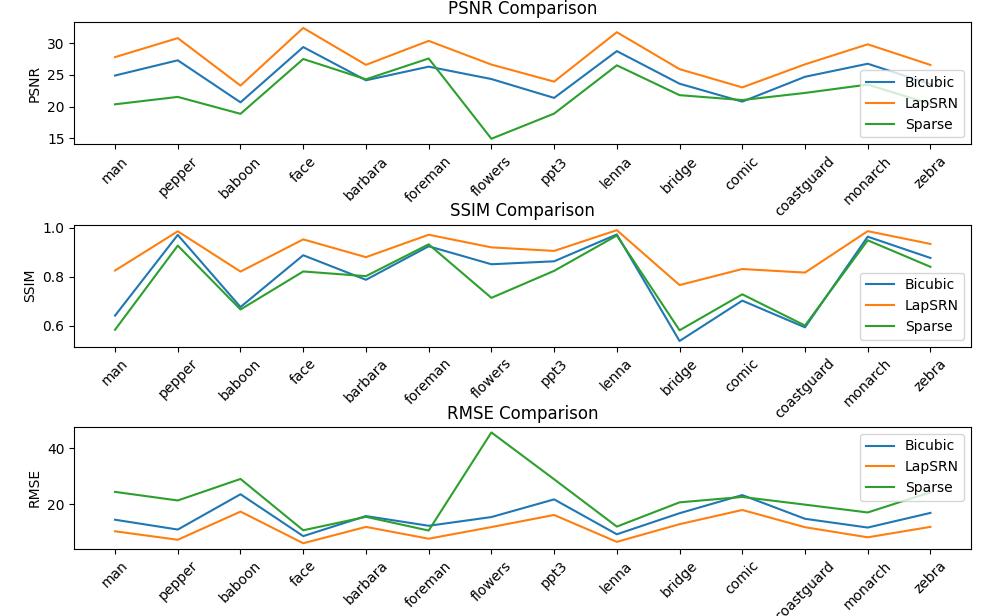
#> input picture metrics/Metric Comparison.png, 986 x 616 px
$ python metrics.py '../metrics/Metric Comparison.png' '../metrics/Metric Comparison.png'   (older library calls are emulated)
#> lines starting #> are read from the running program, lines starting #| are printed output that depends on the picture
import sys
import cv2
import numpy as np
from math import log10, sqrt
from skimage.metrics import peak_signal_noise_ratio, structural_similarity

def PSNR(original, compressed):
    mse = np.mean((original - compressed) ** 2)
    if(mse == 0):  # MSE is zero means no noise is present in the signal .
                   # Therefore PSNR have no importance.
        return 100
    max_pixel = 255.0
    psnr = 20 * log10(max_pixel / sqrt(mse))
    return psnr

def normalize_image(img):
    return (img - img.min()) / (img.max() - img.min()) * 255.0

def compute_rmse(img1, img2):
    return np.sqrt(np.mean((img1 - img2) ** 2))

def compute_psnr(img1, img2):
    img1_norm = normalize_image(img1)
    img2_norm = normalize_image(img2)
    return peak_signal_noise_ratio(img1_norm, img2_norm)

def compute_ssim(img1, img2):
    return structural_similarity(img1, img2, multichannel=True, data_range=255)

def main():
    # Check if two file paths are provided as command line arguments
    if len(sys.argv) != 3:
        print("Usage: python super_resolution_metrics.py <image1_path> <image2_path>")
        sys.exit(1)

    # Read images
    image1_path = sys.argv[1]
    image2_path = sys.argv[2]

    img1 = cv2.imread(image1_path, cv2.IMREAD_GRAYSCALE)
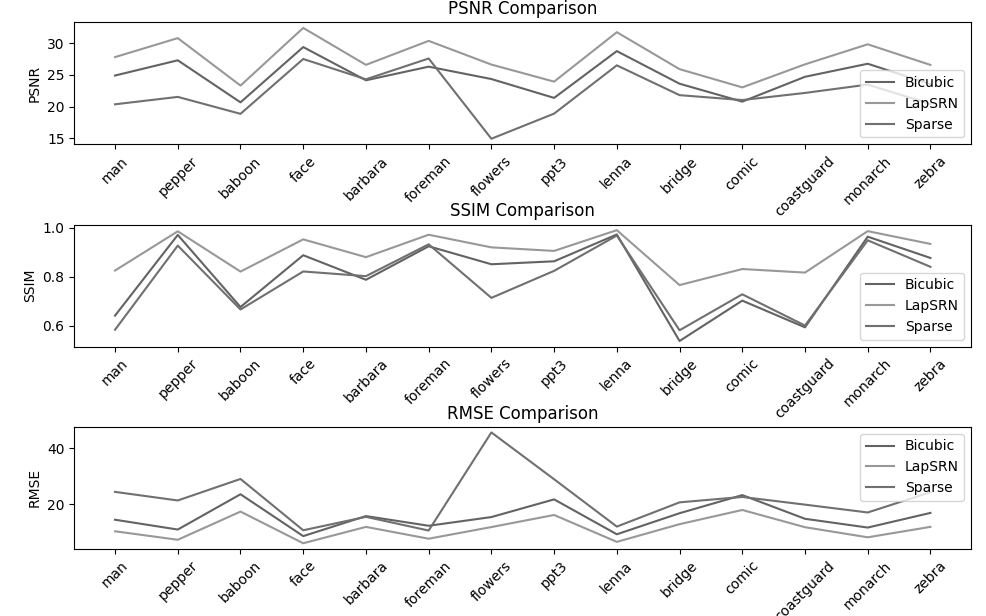
#> img1: shape (616, 986); min 0, max 255, mean 243.8
    img2 = cv2.imread(image2_path, cv2.IMREAD_GRAYSCALE)
    if img2.shape != img1.shape:
        img2 = cv2.resize(img2, (img1.shape[1], img1.shape[0]))

    # Check if images are loaded successfully
    if img1 is None or img2 is None:
        print("Error: Couldn't read one or both images.")
        sys.exit(1)

    # Ensure images have the same shape
    if img1.shape != img2.shape:
        print("Error: Images must have the same dimensions.")
        sys.exit(1)

    # Convert images to floating point for metric calculations
    img1 = img1.astype(float)
    img2 = img2.astype(float)

    # Compute metrics
    rmse_value = compute_rmse(img1, img2)
#> rmse_value = 0
    #psnr_value = compute_psnr(img1, img2)
    psnr_value = PSNR(img1, img2)
#> psnr_value = 100
    ssim_value = compute_ssim(img1, img2)
#> ssim_value = 1

    # Print results
    print(f"RMSE: {rmse_value:.2f}")
#| RMSE: 0.00
    print(f"PSNR: {psnr_value:.2f} dB")
#| PSNR: 100.00 dB
    print(f"SSIM: {ssim_value:.4f}")
#| SSIM: 1.0000

if __name__ == "__main__":
    main()
